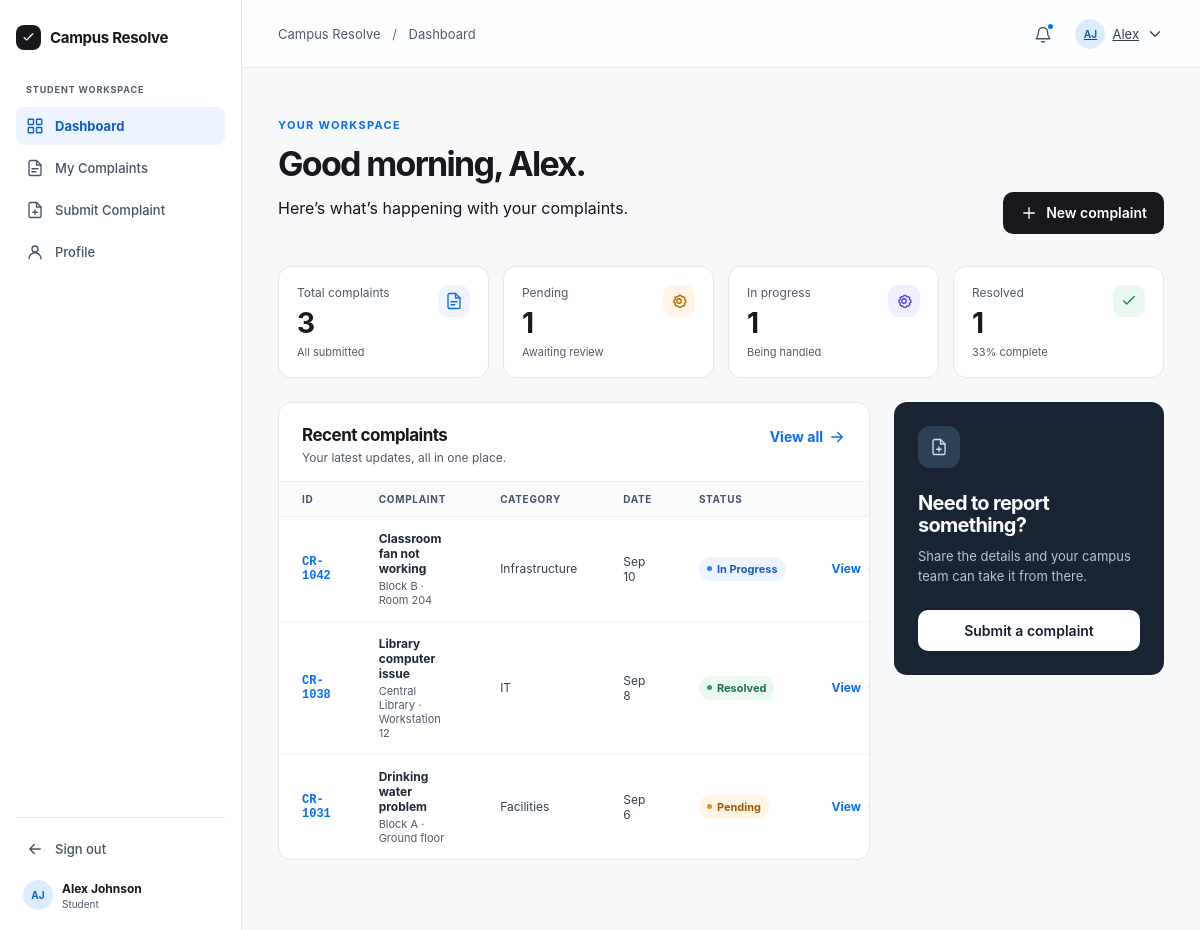
The page /student/dashboard.php (signed in) on the database its author committed.
### tables this page shows
CREATE TABLE `complaints` (
  `id` INT AUTO_INCREMENT PRIMARY KEY,
  `complaint_code` VARCHAR(20) NOT NULL UNIQUE,
  `user_id` INT NOT NULL,
  `title` VARCHAR(200) NOT NULL,
  `category` ENUM('Infrastructure', 'IT', 'Facilities', 'Laboratory', 'Other') NOT NULL,
  `location` VARCHAR(150) NOT NULL,
  `description` TEXT NOT NULL,
  `attachment` VARCHAR(255) DEFAULT NULL,
  `status` ENUM('Pending', 'In Progress', 'Resolved', 'Rejected') NOT NULL DEFAULT 'Pending',
  `created_at` DATETIME NOT NULL DEFAULT CURRENT_TIMESTAMP,
  `updated_at` DATETIME NOT NULL DEFAULT CURRENT_TIMESTAMP ON UPDATE CURRENT_TIMESTAMP,
  CONSTRAINT `fk_complaints_user` FOREIGN KEY (`user_id`) REFERENCES `users` (`id`) ON DELETE CASCADE
);

### includes/auth_check_student.php (called while the page is built, shortened)
<?php
require_once __DIR__ . '/auth.php';
$base = $base ?? '../';

### includes/auth.php (called while the page is built, shortened)
<?php
function current_user(): ?array {
    return $_SESSION['user'] ?? null;
}

### student/dashboard.php (the view, shortened to what this page needs)
<?php
$base = '../';
require_once __DIR__ . '/../config/db_connect.php';
require_once __DIR__ . '/../includes/auth.php';
require_once __DIR__ . '/../includes/helpers.php';
require_once __DIR__ . '/../includes/auth_check_student.php';
$currentUser = current_user();
$userId = (int)($currentUser['id'] ?? 0);
$fullName = $currentUser['name'] ?? 'Student';
$firstName = explode(' ', trim($fullName))[0];
$hour = (int)date('G');
if ($hour < 12) {
    $greeting = 'Good morning';
} elseif ($hour < 17) {
    $greeting = 'Good afternoon';
} else {
    $greeting = 'Good evening';
}
$stats = [
    'total'       => 0,
    'pending'     => 0,
    'in_progress' => 0,
    'resolved'    => 0,
    'rate'        => 0,
];
$recentComplaints = [];
if (isset($pdo)) {
    try {
        $stmt = $pdo->prepare("SELECT COUNT(*) FROM `complaints` WHERE `user_id` = ?");
        $stmt->execute([$userId]);
        $stats['total'] = (int)$stmt->fetchColumn();
        $stmt = $pdo->prepare("SELECT COUNT(*) FROM `complaints` WHERE `user_id` = ? AND `status` = 'Pending'");
        $stmt->execute([$userId]);
        $stats['pending'] = (int)$stmt->fetchColumn();
        $stmt = $pdo->prepare("SELECT COUNT(*) FROM `complaints` WHERE `user_id` = ? AND `status` IN ('In Progress', 'Under Review')");
        $stmt->execute([$userId]);
        $stats['in_progress'] = (int)$stmt->fetchColumn();
        $stmt = $pdo->prepare("SELECT COUNT(*) FROM `complaints` WHERE `user_id` = ? AND `status` = 'Resolved'");
        $stmt->execute([$userId]);
        $stats['resolved'] = (int)$stmt->fetchColumn();
        if ($stats['total'] > 0) {
            $stats['rate'] = (int)round(($stats['resolved'] / $stats['total']) * 100);
        }
        $stmt = $pdo->prepare("SELECT `id`, `complaint_code`, `title`, `category`, `location`, `status`, `created_at`
                               FROM `complaints`
                               WHERE `user_id` = ?
                               ORDER BY `created_at` DESC
                               LIMIT 5");
        $stmt->execute([$userId]);
        $recentComplaints = $stmt->fetchAll();
    } catch (PDOException $e) {
        error_log("Dashboard query exception: " . $e->getMessage());
    }
}
?>
<!doctype html>
<html lang="en">
  <head>
    <link rel="stylesheet" href="<?= $base ?>assets/css/styles.css" />
  </head>
  <body>
    <div class="app-shell">
      <?php require __DIR__ . '/../includes/student-sidebar.php'; ?>
      <div class="app-body">
        <?php require __DIR__ . '/../includes/header.php'; ?>
        <main id="main-content" class="app-main">
          <section class="page-head dashboard-head">
            <div>
              <p class="eyebrow">Your workspace</p>
              <h1><?= e($greeting) ?>, <?= e($firstName) ?>.</h1>
              <p>Here’s what’s happening with your complaints.</p>
            </div>
            <a class="button primary" href="<?= $base ?>student/submit_complaint.php">
              <svg class="icon"><use href="<?= $base ?>icons.svg#i-plus" /></svg>New complaint
            </a>
          </section>
          <section class="stats-grid">
            <article class="stat-card">
              <div>
                <p>Total complaints</p>
                <strong><?= $stats['total'] ?></strong>
                <span>All submitted</span>
              </div>
              <span class="stat-icon total">
                <svg class="icon"><use href="<?= $base ?>icons.svg#i-doc" /></svg>
              </span>
            </article>
            <article class="stat-card">
              <div>
                <p>Pending</p>
                <strong><?= $stats['pending'] ?></strong>
                <span>Awaiting review</span>
              </div>
              <span class="stat-icon pending">
                <svg class="icon"><use href="<?= $base ?>icons.svg#i-settings" /></svg>
              </span>
            </article>
            <article class="stat-card">
              <div>
                <p>In progress</p>
                <strong><?= $stats['in_progress'] ?></strong>
                <span>Being handled</span>
              </div>
              <span class="stat-icon progress">
                <svg class="icon"><use href="<?= $base ?>icons.svg#i-settings" /></svg>
              </span>
            </article>
            <article class="stat-card">
              <div>
                <p>Resolved</p>
                <strong><?= $stats['resolved'] ?></strong>
                <span><?= $stats['rate'] ?>% complete</span>
              </div>
              <span class="stat-icon resolved">
                <svg class="icon"><use href="<?= $base ?>icons.svg#i-check" /></svg>
              </span>
            </article>
          </section>
          <section class="content-grid">
            <div class="panel recent-panel">
              <div class="panel-head">
                <div>
                  <h2>Recent complaints</h2>
                  <p>Your latest updates, all in one place.</p>
                </div>
                <a class="text-button" href="<?= $base ?>student/complaints.php">
                  View all
                  <svg class="icon" width="18" height="18"><use href="<?= $base ?>icons.svg#i-arrow" /></svg>
                </a>
              </div>
              <div class="responsive-table">
                <?php if (!empty($recentComplaints)): ?>
                  <table>
                    <thead>
                      <tr>
                        <th>ID</th>
                        <th>Complaint</th>
                        <th>Category</th>
                        <th>Date</th>
                        <th>Status</th>
                        <th><span class="sr-only">Action</span></th>
                      </tr>
                    </thead>
                    <tbody>
                      <?php foreach ($recentComplaints as $c): ?>
                        <tr>
                          <td data-label="ID">
                            <a class="id-link" href="<?= $base ?>student/complaint_details.php?id=<?= (int)$c['id'] ?>">
                              <?= e($c['complaint_code']) ?>
                            </a>
                          </td>
                          <td data-label="Complaint">
                            <strong><?= e($c['title']) ?></strong>
                            <small><?= e($c['location']) ?></small>
                          </td>
                          <td data-label="Category"><?= e($c['category']) ?></td>
                          <td data-label="Date"><?= format_date($c['created_at']) ?></td>
                          <td data-label="Status">
                            <?= status_badge($c['status']) ?>
                          </td>
                          <td>
                            <a class="view-link" href="<?= $base ?>student/complaint_details.php?id=<?= (int)$c['id'] ?>">
                              View
                              <svg class="icon" width="15" height="15"><use href="<?= $base ?>icons.svg#i-arrow" /></svg>
                            </a>
                          </td>
                        </tr>
                      <?php endforeach; ?>
                    </tbody>
                  </table>
                <?php endif; ?>
              </div>
            </div>
            <aside class="help-card">
              <div class="help-icon">
                <svg class="icon" width="24" height="24"><use href="<?= $base ?>icons.svg#i-file-plus" /></svg>
              </div>
              <h2>Need to report something?</h2>
              <p>Share the details and your campus team can take it from there.</p>
              <a class="button" href="<?= $base ?>student/submit_complaint.php">Submit a complaint</a>
            </aside>
          </section>
        </main>
      </div>
    </div>
    <?php require __DIR__ . '/../includes/footer.php'; ?>

### includes/helpers.php (shortened to what this page needs)
<?php
function e(?string $str): string {
    return htmlspecialchars((string)$str, ENT_QUOTES, 'UTF-8');
}
function status_badge(string $status): string {
    $normalized = strtolower(trim($status));
    $cls = 'pending';
    $label = 'Pending';
    if ($normalized === 'in progress' || $normalized === 'in-progress' || $normalized === 'under review') {
        $cls = 'in-progress';
        $label = 'In Progress';
    } elseif ($normalized === 'resolved' || $normalized === 'completed') {
        $cls = 'resolved';
        $label = 'Resolved';
    } elseif ($normalized === 'rejected') {
        $cls = 'rejected';
        $label = 'Rejected';
    }
    return '<span class="status ' . e($cls) . '"><i></i>' . e($label) . '</span>';
}
function format_date(?string $datetime, bool $includeYear = false): string {
    $timestamp = strtotime($datetime);
    return date($includeYear ? 'M j, Y' : 'M j', $timestamp);
}

### rows shown on the page
complaints: complaint_code "CR-1042", title "Classroom fan not working", location "Block B · Room 204", category "Infrastructure", created_at "Sep 10", status "In Progress"
complaints: complaint_code "CR-1038", title "Library computer issue", location "Central Library · Workstation 12", category "IT", created_at "Sep 8", status "Resolved"
complaints: complaint_code "CR-1031", title "Drinking water problem", location "Block A · Ground floor", category "Facilities", created_at "Sep 6"

### other values the page prints
$initials "AJ"
$name "Alex Johnson"
$crumb_title "Dashboard"
$first_name "Alex"
$greeting "Good morning"
$firstName "Alex"
$stats['total'] "3"
$stats['pending'] "1"
$stats['in_progress'] "1"
$stats['resolved'] "1"
$stats['rate'] "33"
